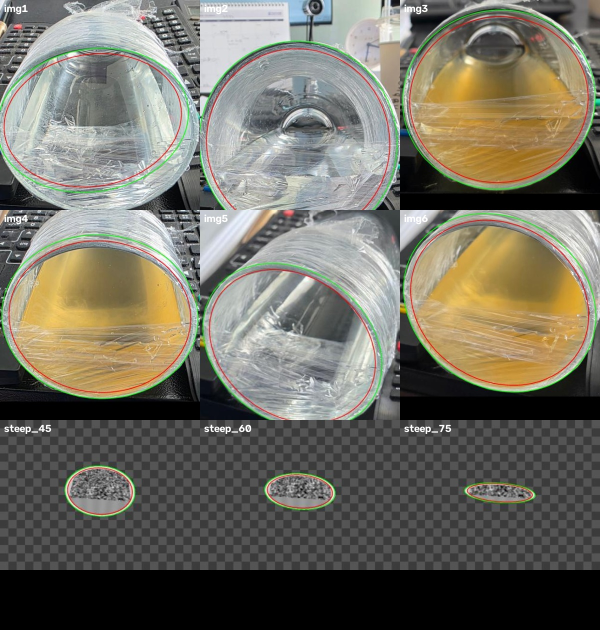
#> input picture android-app/core_tests/live_detection_overview.jpg, 1200 x 1260 px (shown at 1/2 size)
$ python -i detect.py   (imports and definitions only)
#> lines starting #> are read from the running program, lines starting #| are printed output that depends on the picture
"""
검출 (numpy) — 끝단 테두리 타원 RANSAC, 단면 복원, 수면선 Radon 탐색
(데스크톱 pipeflow/detect.py 이식. 입력은 회색조 float 영상)
"""
from __future__ import annotations

import math

import numpy as np

from .geometry import Ellipse, fit_ellipse, rectify_affine
from .imgproc import bilinear, canny, gaussian_blur, label_components, resize_area, sobel

WORK_SIZE = 720


def to_work(gray: np.ndarray):
    s = min(1.0, WORK_SIZE / max(gray.shape[:2]))
    return (resize_area(gray, s) if s < 1 else gray.astype(np.float64).copy()), s


# ---------------------------------------------------------------------------
# 1) 테두리 타원
# ---------------------------------------------------------------------------
# [58 lines left out: functions _conic_batch, _params, _sampson, _edge_points, _score, not called in this run]


def detect_rim(gray: np.ndarray, n_starts: int = 3, n_hyp: int = 4000, seed: int = 0, **kw):
    """다중 시작 RANSAC: 시드별로 타원을 찾고, 둘레 엣지 점수(edge_score)가 가장 높은 것을 채택."""
    small, s = to_work(gray)
    edge_data = _edge_points(small)
    runs = []
    for k in range(n_starts):
        try:
            runs.append(_detect_rim_once(small, s, edge_data, n_hyp=n_hyp, seed=seed + k, **kw))
        except RuntimeError:
            pass
    if not runs:
        raise RuntimeError("테두리 검출 실패")
    el, info = max(runs, key=lambda r: r[1]["edge_score"])
    info["n_starts"] = n_starts
    info["start_scores"] = [round(r[1]["edge_score"], 2) for r in runs]
    return el, info


# [424 lines left out: functions _detect_rim_once, ellipse_edge_score, polish_ellipse, refine_rim_from_seed, _coverage, _ring_profile and 3 more, not called in this run]

>>> import cv2
>>> picture = cv2.imread('../../../../../core_tests/live_detection_overview.jpg', cv2.IMREAD_GRAYSCALE)
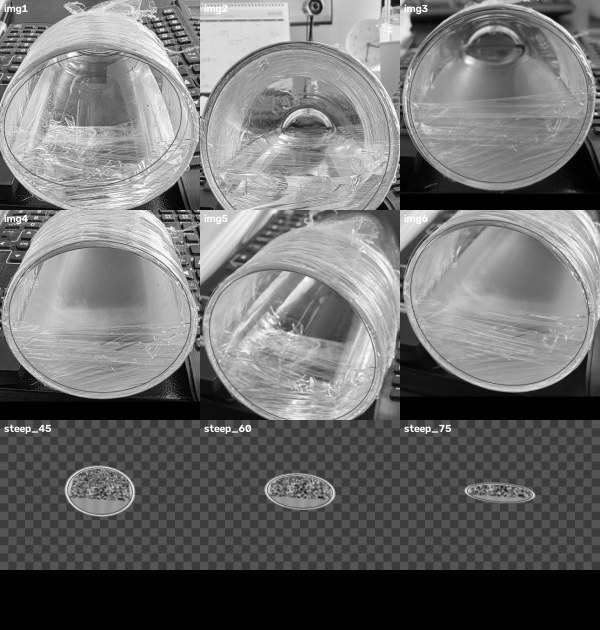
#> picture: shape (1260, 1200) (shown at 1/2 size); min 0, max 255, mean 111.1
>>> result = detect_rim(picture)
#> (the run stopped early here; a loop or call above may not have finished)

$ run again, on android-app/core_tests/live_detection_phone_v031.jpg
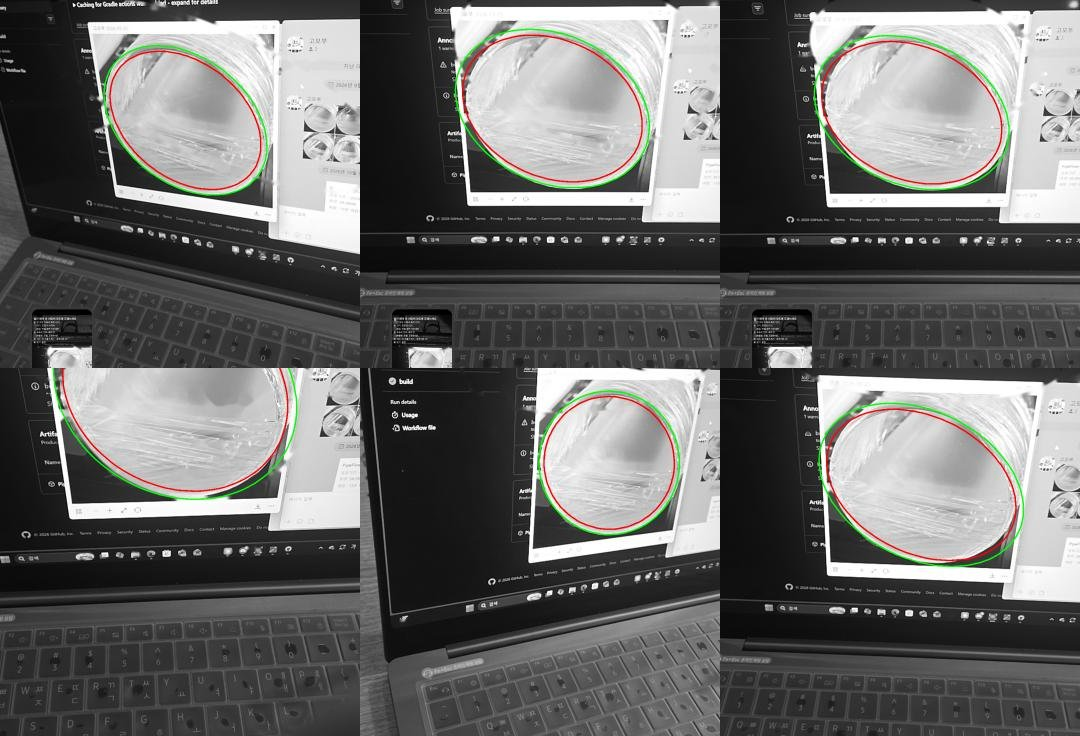
#> input picture android-app/core_tests/live_detection_phone_v031.jpg, 1080 x 736 px
#> `picture = cv2.imread('../../../../../core_tests/live_detection_overvie..`:
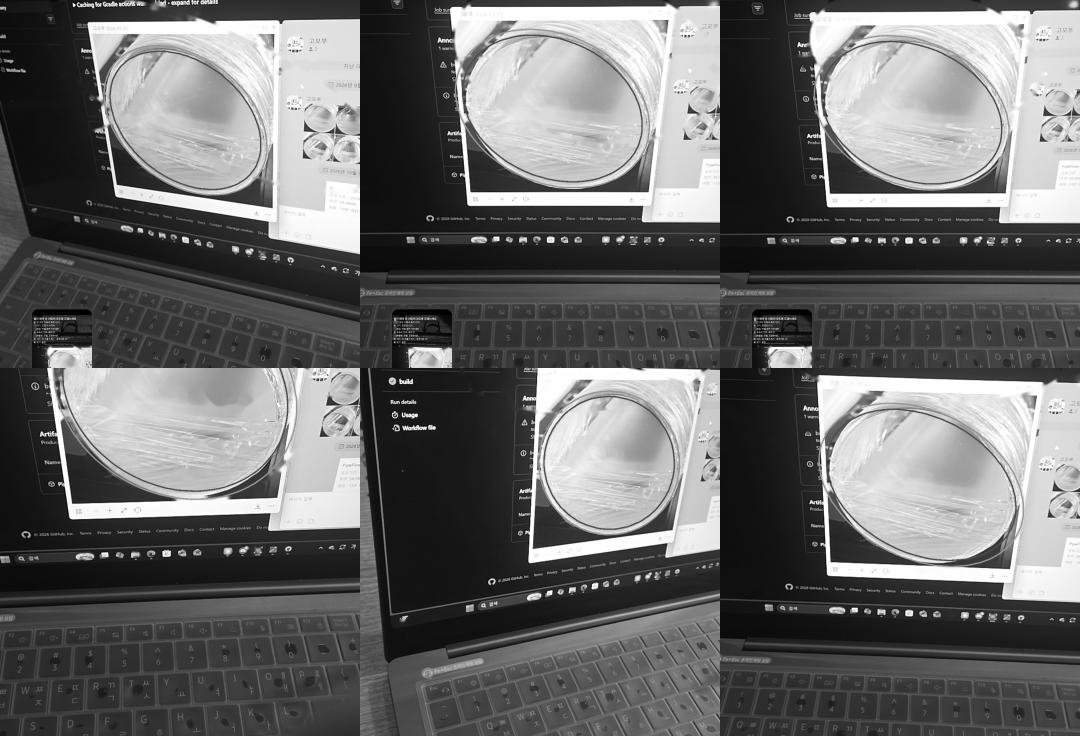
#> picture: shape (736, 1080); min 0, max 255, mean 105.7
